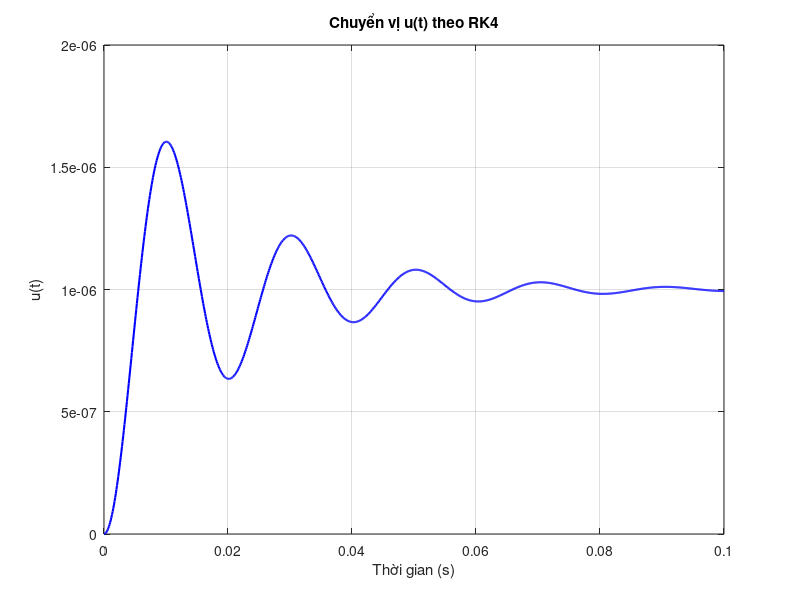
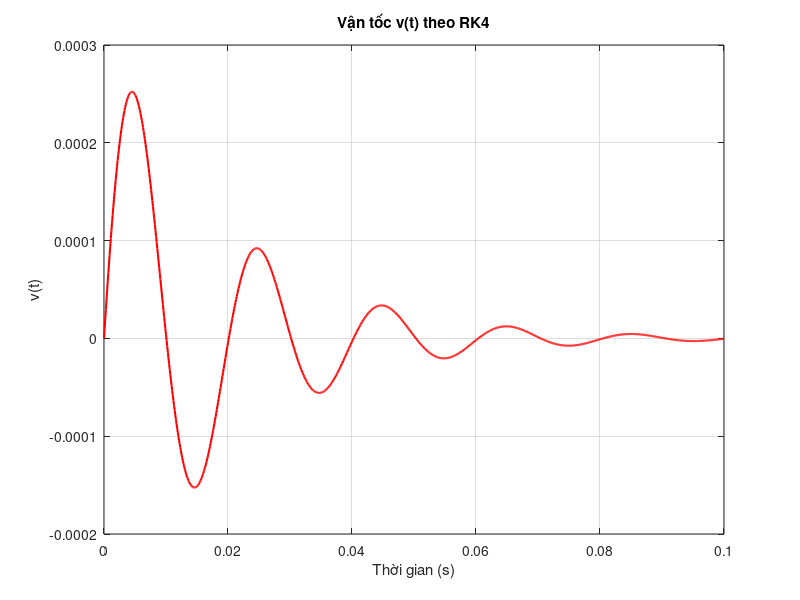
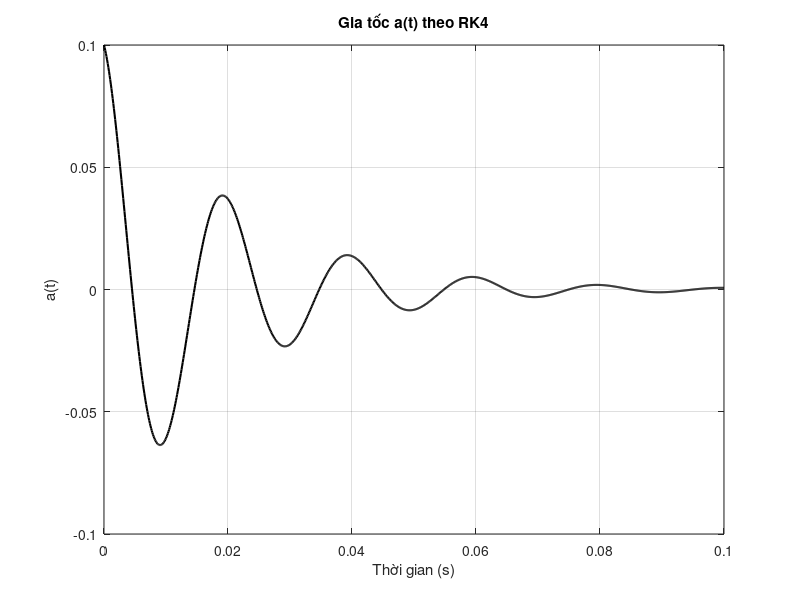

The MATLAB script that drew these images, in order:
clc; clear; close all;

%% Tham số hệ 1 bậc tự do
M = 10; 
C = 1000; 
K = 1e6; 

dt = 0.0001; 
t_total = 0.1; 
t = 0:dt:t_total;
increStep = length(t);

% Điều kiện ban đầu
U0 = 0; 
V0 = 0;

% Lực ngoài (hằng)
F = 1;  % hoặc thử: F = sin(t(i));

%% Khởi tạo
U = U0; 
V = V0;

Uhis = zeros(increStep,1);
Vhis = zeros(increStep,1);
Ahis = zeros(increStep,1);

Uhis(1) = U;
Vhis(1) = V;
Ahis(1) = (F - C*V - K*U)/M;

%% --- Hàm đạo hàm hệ ---
% y = [U; V]
f = @(t, y) [ y(2);
              (F - C*y(2) - K*y(1)) / M ];

%% --- Vòng lặp RK4 ---
for i = 2:increStep
    y = [U; V];

    k1 = f(t(i), y);
    k2 = f(t(i) + dt/2, y + dt/2 * k1);
    k3 = f(t(i) + dt/2, y + dt/2 * k2);
    k4 = f(t(i) + dt,   y + dt * k3);

    y_new = y + dt/6 * (k1 + 2*k2 + 2*k3 + k4);

    % Cập nhật
    U = y_new(1);
    V = y_new(2);
    A = (F - C*V - K*U) / M;

    % Lưu kết quả
    Uhis(i) = U;
    Vhis(i) = V;
    Ahis(i) = A;
end

%% --- Vẽ kết quả ---
figure;
plot(t, Uhis, 'b-', 'LineWidth', 1.5);
title('Chuyển vị u(t) theo RK4');
xlabel('Thời gian (s)'); ylabel('u(t)');
grid on;

figure;
plot(t, Vhis, 'r-', 'LineWidth', 1.5);
title('Vận tốc v(t) theo RK4');
xlabel('Thời gian (s)'); ylabel('v(t)');
grid on;

figure;
plot(t, Ahis, 'k-', 'LineWidth', 1.5);
title('Gia tốc a(t) theo RK4');
xlabel('Thời gian (s)'); ylabel('a(t)');
grid on;
